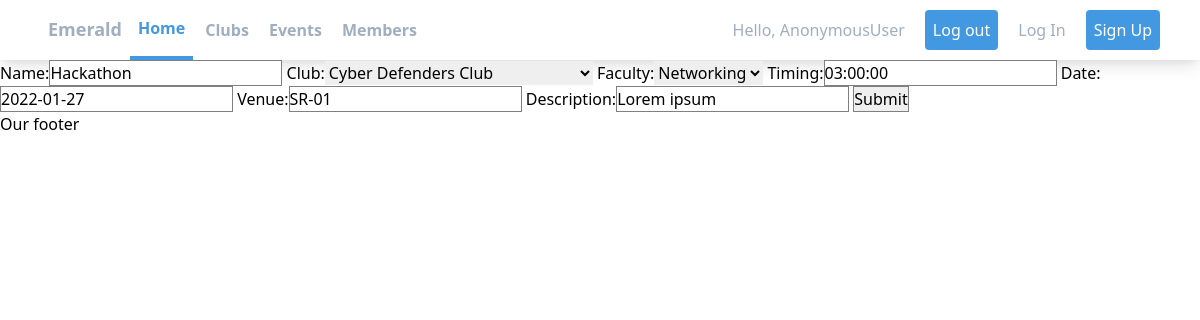
The page /update_event/4 on the database its author committed.
### emeraldApp/models.py (models this page shows, shortened)
class Event(models.Model):
    FACULTY = (
        ('Computing', 'Computing'),
        ('Networking', 'Networking'),
        ('Multimedia', 'Multimedia'),
    )
    name = models.CharField(max_length=50, null=True)
    club = models.ForeignKey(Club, null=True, on_delete=models.SET_NULL)
    faculty = models.CharField(max_length=50, null=True, choices=FACULTY)
    timing = models.TimeField(max_length=30, null=True)
    date = models.DateField(max_length=30, null=True)
    venue = models.CharField(max_length=50, null=True)
    event_manager = models.ForeignKey(
        Member, null=False, on_delete=models.SET_NULL),
    description = models.CharField(max_length=200, null=True)
    date_created = models.DateTimeField(auto_now_add=True, null=True)

class Club(models.Model):
    FACULTY = (
        ('Computing', 'Computing'),
        ('Networking', 'Networking'),
        ('Multimedia', 'Multimedia'),
    )
    name = models.CharField(max_length=50, null=True)
    faculty = models.CharField(max_length=50, null=True, choices=FACULTY)
    date_created = models.DateTimeField(auto_now_add=True, null=True)
    def __str__(self):
        return self.name

### emeraldApp/views.py (the view)
# urls.py: path('update_event/<str:pk>', views.updateEvent, name="update_event"),
def updateEvent(request, pk):
    event = Event.objects.get(id=pk)
    form = EventForm(instance=event)
    if request.method == 'POST':
        form = EventForm(request.POST, instance=event)
        if form.is_valid():
            form.save()
            return redirect('/events')
    context = {'form': form}
    return render(request, 'emeraldApp/form.html', context)

### emeraldApp/forms.py
class EventForm(ModelForm):
    class Meta:
        model = Event
        fields = '__all__'

### emeraldApp/templates/emeraldApp/form.html (shortened to what this page needs)
{% extends 'emeraldApp/main.html' %}
{% load static %}
{% block content %}
<form action="" method="POST">
    {{form}}
    <input type="submit" name="Submit">
</form>
{% endblock %}

### static/css/main.css (style rules this page uses)
input { border: solid 0.2px grey; }

### rows shown on the page
Event: name "Hackathon", club "Cyber Defenders Club", faculty "Networking", timing "03:00:00", date "2022-01-27", venue "SR-01", description "Lorem ipsum"

### other values the page prints
{{ request.user }} "AnonymousUser"
